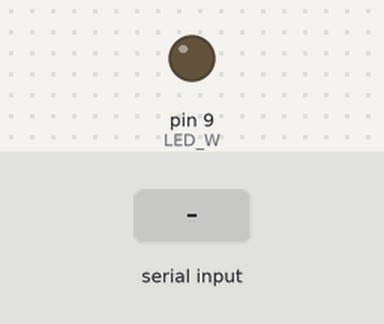
Bench run of a sketch on a simulated Arduino Uno, built with avr-gcc and run on an emulated ATmega328P. Shown: output pins drawn as LEDs (lit = HIGH). Dashed ring = blinking. Inputs (shaded band) come from the test bench. What the sketch prints to the serial monitor is not drawn.

Above: at 1.2 s.
1.3 s: "30,150,10\n" received over Serial
At 1.7 s:
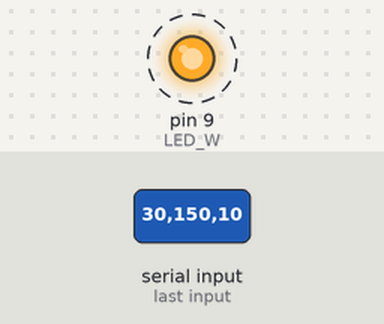
Timing chart, 0 to 4.5 s (numbered marks = the images above; inputs shaded):
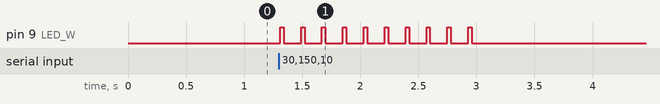

The sketch:

ex8-2.ino
```cpp
int LED_W = 9 ;

void setup() {
  // 시리얼 통신 속도 설정 : 속도 9600 bps, 8데이터 비트, 패리티 없음, 한 개의 스톱비트
 Serial.begin(9600) ;
 pinMode(LED_W,OUTPUT);
}


void loop() {
     int on, off, times ;

     Serial.println(" Input 3 Numbers ==>");
      while(1) {
       if(Serial.available() > 0 ) break;
      }
      on = Serial.parseInt();
      off = Serial.parseInt();
      times = Serial.parseInt();
      for(int i = 0 ; i <times ; i++ ) {
                      digitalWrite(LED_W,1);
                      delay(on);
                      digitalWrite(LED_W,0);
                      delay(off);
      }
      Serial.println("=====================");
  }
```

Measured:
- after the input at 1.3 s, pin 9 (LED_W): alternates HIGH for 0.03 s and LOW for 0.15 s, 20 changes in all, then stays LOW, starting at once
